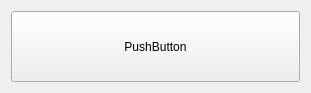
<?xml version="1.0" encoding="UTF-8"?>
<ui version="4.0">
 <class>Form</class>
 <widget class="QWidget" name="Form">
  <property name="geometry">
   <rect>
    <x>0</x>
    <y>0</y>
    <width>311</width>
    <height>93</height>
   </rect>
  </property>
  <property name="sizePolicy">
   <sizepolicy hsizetype="Preferred" vsizetype="Minimum">
    <horstretch>0</horstretch>
    <verstretch>0</verstretch>
   </sizepolicy>
  </property>
  <property name="windowTitle">
   <string>Form</string>
  </property>
  <layout class="QVBoxLayout" name="verticalLayout_2">
   <item>
    <layout class="QVBoxLayout" name="vlayout">
     <item>
      <widget class="QPushButton" name="parent_button">
       <property name="sizePolicy">
        <sizepolicy hsizetype="Minimum" vsizetype="Ignored">
         <horstretch>0</horstretch>
         <verstretch>0</verstretch>
        </sizepolicy>
       </property>
       <property name="text">
        <string>PushButton</string>
       </property>
      </widget>
     </item>
    </layout>
   </item>
  </layout>
 </widget>
 <resources/>
 <connections/>
</ui>
